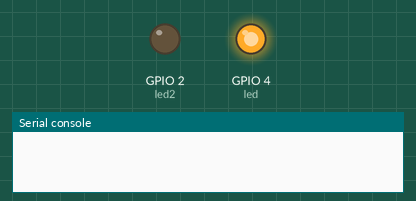
A program run on a simulated ESP32 board running MicroPython. On the bench: output pins drawn as LEDs (lit = HIGH), the last lines printed to the serial console. At 10.0 s the program stops and its outputs stay as they are.

Above: at 0.1 s.
At 9.2 s:
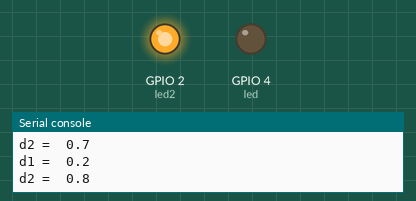
Timing chart, 0 to 10.7 s (numbered marks = the images above):
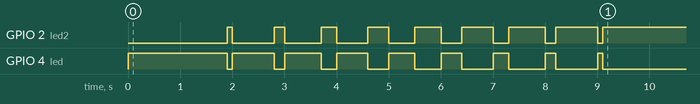

The program:

Blink_prog.py
```python
# Script to progressively blink between leds on pins 2 and 4 with incrementing time delays on each loop
import machine
import time
led = machine.Pin(4, machine.Pin.OUT)
led2 = machine.Pin(2, machine.Pin.OUT)
d1 = 0
d2 = 0
for i in range(10):
    d1 = 1.0 - 0.1 * i
    d2 = 1.0 - d1
    led.value(1)
    led2.value(0)
    time.sleep(d1)
    led.value(0)
    led2.value(1)
    time.sleep(d2)
    print("d1 = ", d1)
    print("d2 = ", d2)
```

Measured:
- by itself, GPIO 2 (led2): LOW → HIGH at 1.9 s, → LOW 0.10 s later, → HIGH 0.80 s later, → LOW 0.20 s later, … (17 changes in this stretch)
- by itself, GPIO 4 (led): LOW → HIGH at 0.00 s, → LOW 1.9 s later, → HIGH 0.10 s later, → LOW 0.80 s later, … (18 changes in this stretch)
